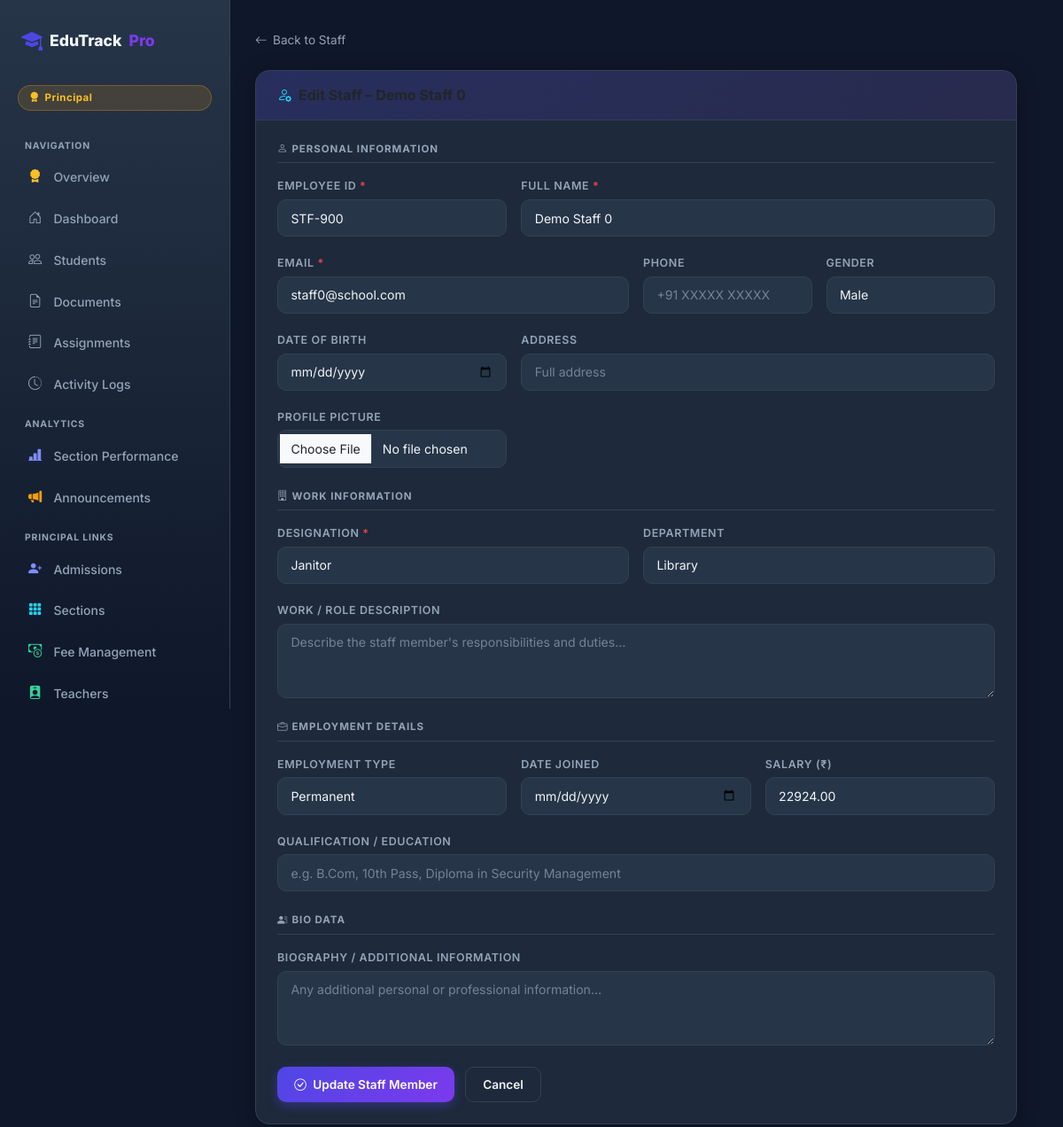
The app's page /staff/1/edit/ (signed in) with its own data.
### students/models.py (models this page shows, shortened)
class UserProfile(models.Model):
    user = models.OneToOneField(User, on_delete=models.CASCADE, related_name='profile')
    role = models.CharField(max_length=20, choices=ROLE_CHOICES, default=ROLE_STUDENT)

class Staff(models.Model):
    GENDER_CHOICES = [('M', 'Male'), ('F', 'Female'), ('O', 'Other')]
    DEPARTMENT_CHOICES = [
        ('Administration', 'Administration'),
        ('Accounts',       'Accounts'),
        ('Library',        'Library'),
        ('Security',       'Security'),
        ('Housekeeping',   'Housekeeping'),
        ('IT Support',     'IT Support'),
        ('Transport',      'Transport'),
        ('Medical',        'Medical'),
        ('Sports',         'Sports'),
        ('Canteen',        'Canteen'),
        ('Other',          'Other'),
    ]
    EMPLOYMENT_CHOICES = [
        ('permanent', 'Permanent'),
        ('contract',  'Contract'),
        ('part-time', 'Part-Time'),
        ('temporary', 'Temporary'),
    ]
    employee_id     = models.CharField(max_length=20, unique=True)
    name            = models.CharField(max_length=200)
    email           = models.EmailField(unique=True)
    phone           = models.CharField(max_length=15, blank=True, null=True)
    gender          = models.CharField(max_length=1, choices=GENDER_CHOICES, default='M')
    date_of_birth   = models.DateField(null=True, blank=True)
    address         = models.TextField(blank=True, null=True)
    designation     = models.CharField(max_length=200)
    department      = models.CharField(max_length=50, choices=DEPARTMENT_CHOICES, default='Administration')
    work_description= models.TextField(blank=True, null=True)
    employment_type = models.CharField(max_length=20, choices=EMPLOYMENT_CHOICES, default='permanent')
    date_joined     = models.DateField(null=True, blank=True)
    salary          = models.DecimalField(max_digits=10, decimal_places=2, null=True, blank=True)
    is_admin_staff  = models.BooleanField(default=False, help_text='Administrative staff with access to fee records')
    qualification   = models.CharField(max_length=300, blank=True, null=True)
    bio             = models.TextField(blank=True, null=True)
    profile_picture = models.ImageField(upload_to='staff_profiles/', null=True, blank=True)
    user = models.OneToOneField(User, on_delete=models.SET_NULL, null=True, blank=True, related_name='staff_profile')
    created_at = models.DateTimeField(auto_now_add=True, null=True)
    class Meta:
        verbose_name_plural = "Staff"

### students/views.py (the view)
    def wrapper(request, *args, **kwargs):
        if not request.user.is_authenticated:
            return redirect('landing')
        role = get_role(request)
        if role != ROLE_PRINCIPAL and not request.user.is_superuser:
            messages.error(request, 'Access denied. Principal login required.')
            return redirect('landing')
        return view_fn(request, *args, **kwargs)

### students/templates/students/staff_form.html (shortened to what this page needs)
{% extends 'students/base_auth.html' %}
{% block content %}
<a href="{% url 'staff_list' %}" style="display:inline-flex;align-items:center;gap:.4rem;color:var(--muted);text-decoration:none;font-size:.85rem;margin-bottom:1.5rem;">
  <i class="bi bi-arrow-left"></i> Back to Staff
</a>
<div class="card" style="max-width:860px;">
  <div class="card-header">
    <h4><i class="bi bi-person-gear me-2" style="color:#22d3ee;"></i>{{ form_title }}</h4>
  </div>
  <div class="card-body">
    <form method="post" enctype="multipart/form-data" id="staff-form">
      <div style="font-size:.72rem;color:var(--muted);text-transform:uppercase;letter-spacing:.08em;font-weight:700;margin-bottom:.75rem;padding-bottom:.4rem;border-bottom:1px solid var(--border);">
        <i class="bi bi-person me-1"></i>Personal Information
      </div>
      <div class="row g-3 mb-4">
        <div class="col-md-4">
          <label class="form-label">Employee ID <span style="color:#ef4444;">*</span></label>
          <input type="text" name="employee_id" class="form-control" value="{{ member.employee_id|default:'' }}" required placeholder="e.g. STF-001" id="staff-employee-id"/>
        </div>
        <div class="col-md-8">
          <label class="form-label">Full Name <span style="color:#ef4444;">*</span></label>
          <input type="text" name="name" class="form-control" value="{{ member.name|default:'' }}" required placeholder="Staff member's full name" id="staff-name-field"/>
        </div>
        <div class="col-md-6">
          <label class="form-label">Email <span style="color:#ef4444;">*</span></label>
          <input type="email" name="email" class="form-control" value="{{ member.email|default:'' }}" required placeholder="staff@school.com" id="staff-email"/>
        </div>
        <div class="col-md-3">
          <label class="form-label">Phone</label>
          <input type="text" name="phone" class="form-control" value="{{ member.phone|default:'' }}" placeholder="+91 XXXXX XXXXX" id="staff-phone"/>
        </div>
        <div class="col-md-3">
          <label class="form-label">Gender</label>
          <select name="gender" class="form-select" id="staff-gender">
            <option value="M" {% if member.gender == 'M' or not member %}selected{% endif %}>Male</option>
          </select>
        </div>
        <div class="col-md-4">
          <label class="form-label">Date of Birth</label>
          <input type="date" name="date_of_birth" class="form-control" value="{{ member.date_of_birth|date:'Y-m-d'|default:'' }}" id="staff-dob"/>
        </div>
        <div class="col-md-8">
          <label class="form-label">Address</label>
          <input type="text" name="address" class="form-control" value="{{ member.address|default:'' }}" placeholder="Full address" id="staff-address"/>
        </div>
        <div class="col-md-4">
          <label class="form-label">Profile Picture</label>
          <input type="file" name="profile_picture" class="form-control" accept="image/*" id="staff-photo"/>
        </div>
      </div>
      <div style="font-size:.72rem;color:var(--muted);text-transform:uppercase;letter-spacing:.08em;font-weight:700;margin-bottom:.75rem;padding-bottom:.4rem;border-bottom:1px solid var(--border);">
        <i class="bi bi-building me-1"></i>Work Information
      </div>
      <div class="row g-3 mb-4">
        <div class="col-md-6">
          <label class="form-label">Designation <span style="color:#ef4444;">*</span></label>
          <input type="text" name="designation" class="form-control" value="{{ member.designation|default:'' }}" required placeholder="e.g. Head Librarian, Security Guard" id="staff-designation"/>
        </div>
        <div class="col-md-6">
          <label class="form-label">Department</label>
          <select name="department" class="form-select" id="staff-department">
            {% for v,l in departments %}
              <option value="{{ v }}" {% if member.department == v %}selected{% endif %}>{{ l }}</option>
            {% endfor %}
          </select>
        </div>
        <div class="col-12">
          <label class="form-label">Work / Role Description</label>
          <textarea name="work_description" class="form-control" rows="3" placeholder="Describe the staff member's responsibilities and duties…" id="staff-work-description">{{ member.work_description|default:'' }}</textarea>
        </div>
      </div>
      <div style="font-size:.72rem;color:var(--muted);text-transform:uppercase;letter-spacing:.08em;font-weight:700;margin-bottom:.75rem;padding-bottom:.4rem;border-bottom:1px solid var(--border);">
        <i class="bi bi-briefcase me-1"></i>Employment Details
      </div>
      <div class="row g-3 mb-4">
        <div class="col-md-4">
          <label class="form-label">Employment Type</label>
          <select name="employment_type" class="form-select" id="staff-emp-type">
            {% for v,l in employment_types %}
              <option value="{{ v }}" {% if member.employment_type == v %}selected{% endif %}>{{ l }}</option>
            {% endfor %}
          </select>
        </div>
        <div class="col-md-4">
          <label class="form-label">Date Joined</label>
          <input type="date" name="date_joined" class="form-control" value="{{ member.date_joined|date:'Y-m-d'|default:'' }}" id="staff-date-joined"/>
        </div>
        <div class="col-md-4">
          <label class="form-label">Salary (₹)</label>
          <input type="number" name="salary" class="form-control" value="{{ member.salary|default:'' }}" placeholder="Monthly salary" step="0.01" id="staff-salary"/>
        </div>
        <div class="col-12">
          <label class="form-label">Qualification / Education</label>
          <input type="text" name="qualification" class="form-control" value="{{ member.qualification|default:'' }}" placeholder="e.g. B.Com, 10th Pass, Diploma in Security Management" id="staff-qualification"/>
        </div>
      </div>
      <div style="font-size:.72rem;color:var(--muted);text-transform:uppercase;letter-spacing:.08em;font-weight:700;margin-bottom:.75rem;padding-bottom:.4rem;border-bottom:1px solid var(--border);">
        <i class="bi bi-person-lines-fill me-1"></i>Bio Data
      </div>
      <div class="row g-3 mb-4">
        <div class="col-12">
          <label class="form-label">Biography / Additional Information</label>
          <textarea name="bio" class="form-control" rows="3" placeholder="Any additional personal or professional information…" id="staff-bio">{{ member.bio|default:'' }}</textarea>
        </div>
      </div>
      <div style="display:flex;gap:.75rem;">
        <button type="submit" class="btn btn-primary" id="staff-form-submit">
          <i class="bi bi-check-circle me-1"></i>
          {% if member %}Update Staff Member{% else %}Add Staff Member{% endif %}
        </button>
        <a href="{% url 'staff_list' %}" class="btn btn-outline-light">Cancel</a>
      </div>
    </form>
  </div>
</div>
{% endblock %}

### students/templates/students/base_auth.html (shortened to what this page needs)
<!DOCTYPE html>
<html lang="en">
<head>
  <link href="https://cdn.jsdelivr.net/npm/bootstrap@5.3.3/dist/css/bootstrap.min.css" rel="stylesheet" />
  <link href="https://cdn.jsdelivr.net/npm/bootstrap-icons@1.11.3/font/bootstrap-icons.css" rel="stylesheet" />
</head>
<body>
<div class="sidebar" id="sidebarEl">
  <div class="sidebar-inner">
    <a class="sidebar-brand" href="{% url 'landing' %}">
      <i class="bi bi-mortarboard-fill"></i>
      EduTrack<span class="dot">Pro</span>
    </a>
    {% if request.user.is_authenticated %}
      <span class="role-badge
        {% if user_role == 'principal' %}rb-principal
        {% elif user_role == 'teacher' %}rb-teacher
        {% elif user_role == 'staff'   %}rb-staff
        {% else %}rb-student{% endif %}">
        <i class="bi
          {% if user_role == 'principal' %}bi-award-fill
          {% elif user_role == 'teacher' %}bi-person-badge-fill
          {% elif user_role == 'staff'   %}bi-person-gear
          {% else %}bi-mortarboard-fill{% endif %}"></i>
        {{ user_role|title|default:'Student' }}
      </span>
    {% endif %}
    <nav class="sidebar-nav">
      <div class="nav-section-label">Navigation</div>
      {% if is_principal %}
        <a href="{% url 'principal_dashboard' %}" class="{% if request.resolver_match.url_name == 'principal_dashboard' %}active{% endif %}">
          <i class="bi bi-award-fill" style="color:#fbbf24;"></i> Overview
        </a>
      {% endif %}
      <a href="{% url 'dashboard' %}" class="{% if request.resolver_match.url_name == 'dashboard' %}active{% endif %}">
        <i class="bi bi-house-door"></i> Dashboard
      </a>
      {% if user_role != 'student' %}
      <a href="{% url 'students_list' %}" class="{% if request.resolver_match.url_name == 'students_list' %}active{% endif %}">
        <i class="bi bi-people"></i> Students
      </a>
      <a href="{% url 'documents_list' %}" class="{% if request.resolver_match.url_name == 'documents_list' %}active{% endif %}">
        <i class="bi bi-file-earmark-text"></i> Documents
      </a>
      <a href="{% url 'assignments_list' %}" class="{% if request.resolver_match.url_name == 'assignments_list' %}active{% endif %}">
        <i class="bi bi-journal-text"></i> Assignments
      </a>
      <a href="{% url 'logs_list' %}" class="{% if request.resolver_match.url_name == 'logs_list' %}active{% endif %}">
        <i class="bi bi-clock-history"></i> Activity Logs
      </a>
      {% endif %}
      {% if user_role == 'teacher' or user_role == 'principal' %}
      <div class="nav-section-label" style="margin-top:1rem;">Analytics</div>
      <a href="{% url 'section_performance' %}" class="{% if request.resolver_match.url_name == 'section_performance' %}active{% endif %}">
        <i class="bi bi-bar-chart-line-fill" style="color:#818cf8;"></i> Section Performance
      </a>
      <a href="{% url 'announcement_list' %}" class="{% if request.resolver_match.url_name == 'announcement_list' %}active{% endif %}">
        <i class="bi bi-megaphone-fill" style="color:#f59e0b;"></i> Announcements
      </a>
      {% endif %}
      {% if is_principal %}
        <div class="nav-section-label" style="margin-top:1rem;">Principal Links</div>
        <a href="{% url 'admission_list' %}" class="{% if 'admission' in request.resolver_match.url_name %}active{% endif %}">
          <i class="bi bi-person-plus-fill" style="color:#818cf8;"></i> Admissions
        </a>
        <a href="{% url 'section_list' %}" class="{% if 'section' in request.resolver_match.url_name %}active{% endif %}">
          <i class="bi bi-grid-3x3-gap-fill" style="color:#22d3ee;"></i> Sections
        </a>
        <a href="{% url 'fee_management' %}" class="{% if request.resolver_match.url_name == 'fee_management' %}active{% endif %}">
          <i class="bi bi-cash-coin" style="color:#34d399;"></i> Fee Management
        </a>
        <a href="{% url 'teacher_list' %}" class="{% if 'teacher' in request.resolver_match.url_name %}active{% endif %}">
          <i class="bi bi-person-badge-fill" style="color:#34d399;"></i> Teachers
        </a>
      {% endif %}
    </nav>
  </div>
</div>
<div class="main-wrap">
  {% block content %}{% endblock %}
</div>
</body>
</html>

### records on screen
UserProfile: role "Principal"
Staff: employee_id "STF-900", name "Demo Staff 0", email "staff0@school.com", gender "Male", designation "Janitor", department "Library", employment_type "Permanent", salary "22924.00"
